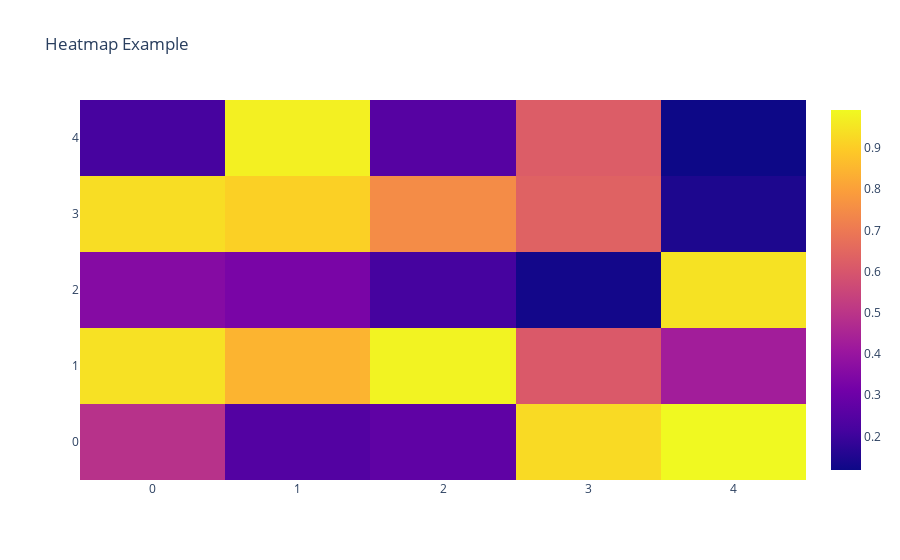

Notebook code cell kept with this figure:
### Markdown cell above
### plotly

### Code cell
# Create the plot
fig = go.Figure(data=go.Heatmap(z=data))

# Set title
fig.update_layout(title='Heatmap Example')

# Display the plot
fig.show()

### Figure 1 — Plotly figure (JSON) as saved in the notebook; plotly's stock layout.template omitted (floating-point values rounded to 4 significant figures)
{"data": [{"type": "heatmap", "z": [[0.4903, 0.2435, 0.2701, 0.9287, 0.9925], [0.9429, 0.8458, 0.9794, 0.6111, 0.428], [0.3567, 0.3286, 0.2158, 0.1295, 0.9443], [0.9353, 0.9075, 0.7493, 0.6347, 0.1457], [0.2183, 0.973, 0.2517, 0.6219, 0.1185]]}], "layout": {"title": {"text": "Heatmap Example"}}}
